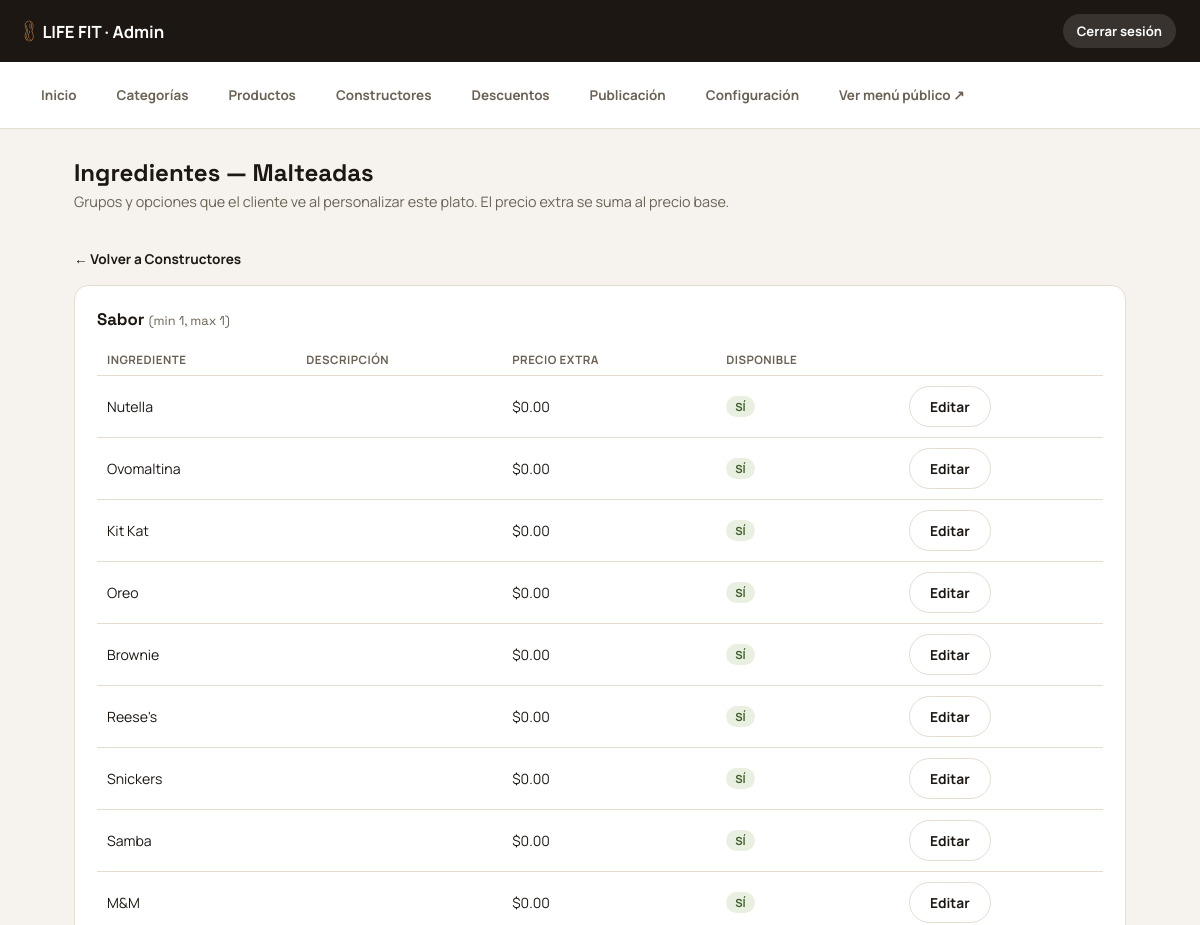
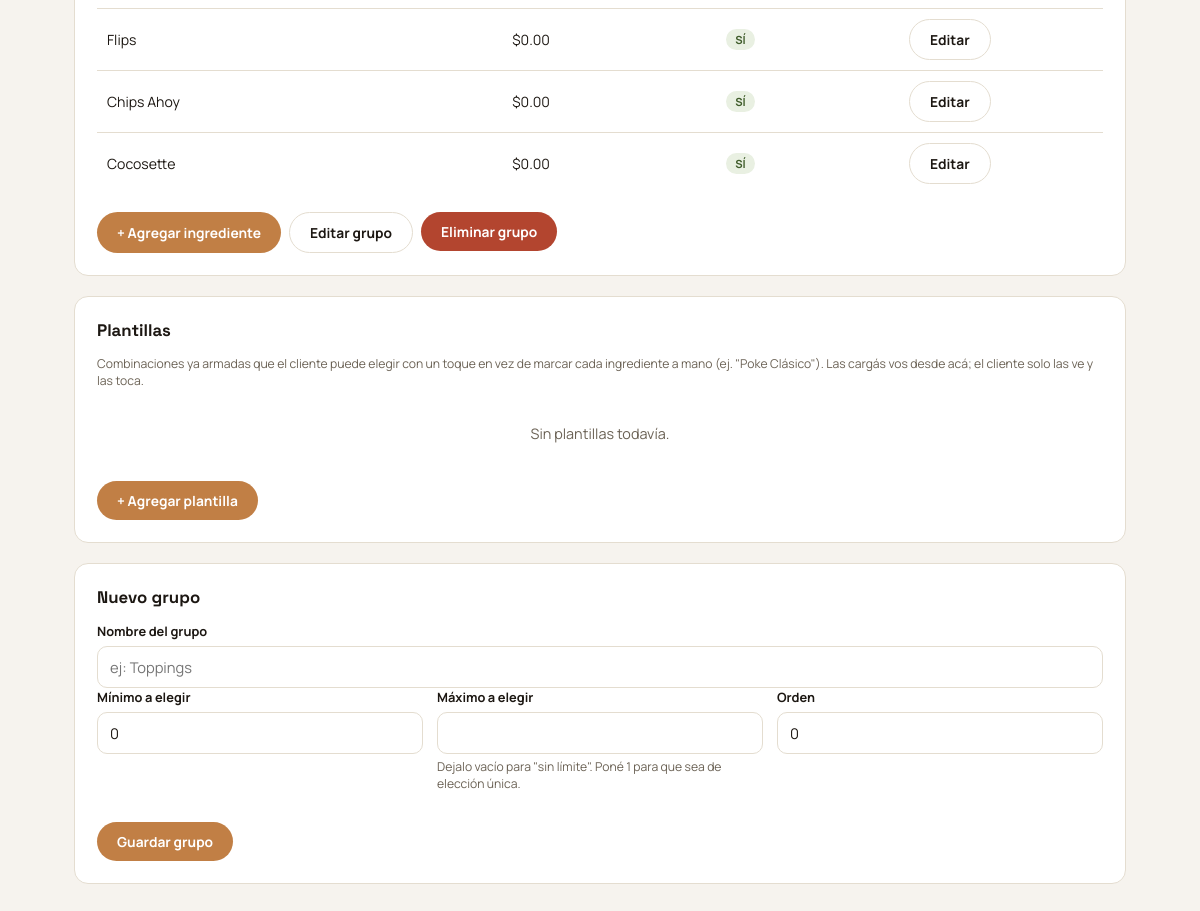
Screenshot of /admin/constructor_ingredientes.php?id=malteadas (signed in) with the database file from the repository (2 pictures, top to bottom).
### tables this page shows
CREATE TABLE IF NOT EXISTS constructores (
  id            VARCHAR(40)  NOT NULL PRIMARY KEY,   
  nombre        VARCHAR(120) NOT NULL,                
  descripcion   VARCHAR(255) NOT NULL DEFAULT '',      
  nota          VARCHAR(255) NOT NULL DEFAULT '',      
  precio_base   DECIMAL(8,2) NOT NULL DEFAULT 0.00,
  imagen        VARCHAR(255) NOT NULL DEFAULT '',
  icono         VARCHAR(40)  NOT NULL DEFAULT 'bowl',
  orden         INT          NOT NULL DEFAULT 0,
  activo        TINYINT(1)   NOT NULL DEFAULT 1,
  creado_en     DATETIME     NOT NULL DEFAULT CURRENT_TIMESTAMP,
  actualizado_en DATETIME    NOT NULL DEFAULT CURRENT_TIMESTAMP ON UPDATE CURRENT_TIMESTAMP
);

CREATE TABLE IF NOT EXISTS grupos_ingredientes (
  id              INT UNSIGNED NOT NULL AUTO_INCREMENT PRIMARY KEY,
  constructor_id  VARCHAR(40)  NOT NULL,
  nombre          VARCHAR(120) NOT NULL,               
  seleccion_min   INT          NOT NULL DEFAULT 0,
  seleccion_max   INT          NULL,                   
  orden           INT          NOT NULL DEFAULT 0,
  UNIQUE KEY uniq_constructor_grupo (constructor_id, nombre),
  CONSTRAINT fk_grupo_constructor
    FOREIGN KEY (constructor_id) REFERENCES constructores(id)
    ON DELETE CASCADE ON UPDATE CASCADE
);

CREATE TABLE IF NOT EXISTS ingredientes (
  id           INT UNSIGNED NOT NULL AUTO_INCREMENT PRIMARY KEY,
  grupo_id     INT UNSIGNED NOT NULL,
  nombre       VARCHAR(120) NOT NULL,
  descripcion  VARCHAR(255) NOT NULL DEFAULT '',        
  precio_extra DECIMAL(8,2) NOT NULL DEFAULT 0.00,
  disponible   TINYINT(1)   NOT NULL DEFAULT 1,
  orden        INT          NOT NULL DEFAULT 0,
  UNIQUE KEY uniq_grupo_ingrediente (grupo_id, nombre),
  CONSTRAINT fk_ingrediente_grupo
    FOREIGN KEY (grupo_id) REFERENCES grupos_ingredientes(id)
    ON DELETE CASCADE ON UPDATE CASCADE
);

### admin/constructor_ingredientes.php (the view, shortened to what this page needs)
<?php
$pdo = get_pdo();
$constructorId = $_GET['id'] ?? '';
$stmt = $pdo->prepare('SELECT * FROM constructores WHERE id = ?');
$stmt->execute([$constructorId]);
$constructor = $stmt->fetch();
$grupos = $pdo->prepare('SELECT * FROM grupos_ingredientes WHERE constructor_id = ? ORDER BY orden, nombre');
$grupos->execute([$constructorId]);
$grupos = $grupos->fetchAll();
$stmtIng = $pdo->prepare('SELECT * FROM ingredientes WHERE grupo_id = ? ORDER BY orden, nombre');
foreach ($grupos as &$g) {
    $stmtIng->execute([$g['id']]);
    $g['ingredientes'] = $stmtIng->fetchAll();
}
$plantillas = $pdo->prepare('SELECT * FROM plantillas_constructor WHERE constructor_id = ? ORDER BY orden, nombre');
$plantillas->execute([$constructorId]);
$plantillas = $plantillas->fetchAll();
$titulo_pagina = 'Ingredientes — ' . $constructor['nombre'];
$subtitulo_pagina = 'Grupos y opciones que el cliente ve al personalizar este plato. El precio extra se suma al precio base.';
require __DIR__ . '/includes/layout_top.php';
?>
<p><a href="constructores.php" style="font-size:.85rem; font-weight:700;">← Volver a Constructores</a></p>
<?php foreach ($grupos as $g): ?>
  <div class="admin-card">
    <h2><?= htmlspecialchars($g['nombre']) ?>
      <span style="font-weight:400; font-size:.8rem; color:var(--ad-ink-soft);">
        (min <?= (int) $g['seleccion_min'] ?>, max <?= $g['seleccion_max'] === null ? '∞' : (int) $g['seleccion_max'] ?>)
      </span>
    </h2>
    <table class="admin-table">
      <thead><tr><th>Ingrediente</th><th>Descripción</th><th>Precio extra</th><th>Disponible</th><th></th></tr></thead>
      <tbody>
        <?php foreach ($g['ingredientes'] as $i): ?>
          <tr>
            <td><?= htmlspecialchars($i['nombre']) ?></td>
            <td style="max-width:220px; white-space:normal; color:var(--ad-ink-soft); font-size:.82rem;"><?= htmlspecialchars($i['descripcion']) ?></td>
            <td>$<?= number_format((float) $i['precio_extra'], 2) ?></td>
            <td><span class="admin-badge <?= $i['disponible'] ? 'admin-badge--on' : 'admin-badge--off' ?>"><?= $i['disponible'] ? 'Sí' : 'No' ?></span></td>
            <td><button type="button" class="admin-btn admin-btn--ghost" onclick='editarIngrediente(this, <?= json_encode($i, JSON_HEX_APOS | JSON_HEX_QUOT) ?>)'>Editar</button></td>
          </tr>
        <?php endforeach; ?>
      </tbody>
    </table>
    <div class="admin-actions">
      <button class="admin-btn admin-btn--accent" type="button" onclick='nuevoIngrediente(this, <?= (int) $g['id'] ?>, <?= json_encode($g['nombre'], JSON_HEX_APOS | JSON_HEX_QUOT) ?>)'>+ Agregar ingrediente</button>
      <button class="admin-btn admin-btn--ghost" type="button" onclick='editarGrupo(this, <?= json_encode($g, JSON_HEX_APOS | JSON_HEX_QUOT) ?>)'>Editar grupo</button>
      <form method="post" style="display:inline;" onsubmit="return confirm('¿Eliminar el grupo &quot;<?= htmlspecialchars($g['nombre'], ENT_QUOTES) ?>&quot; y todos sus ingredientes?');">
        <button class="admin-btn admin-btn--danger" type="submit">Eliminar grupo</button>
      </form>
    </div>
  </div>
<?php endforeach; ?>
<div class="admin-card">
  <h2>Plantillas</h2>
  <p class="admin-hint">Combinaciones ya armadas que el cliente puede elegir con un toque en vez de marcar cada ingrediente a mano (ej. "Poke Clásico"). Las cargás vos desde acá; el cliente solo las ve y las toca.</p>
  <?php if ($plantillas): ?>
    <table class="admin-table">
      <thead><tr><th>Nombre</th><th>Ingredientes</th><th>Estado</th><th></th></tr></thead>
      <tbody>
        <?php foreach ($plantillas as $pl): ?>
          <tr>
            <td><?= htmlspecialchars($pl['nombre']) ?></td>
            <td style="max-width:280px; white-space:normal; color:var(--ad-ink-soft); font-size:.82rem;"><?= htmlspecialchars(implode(', ', $pl['nombres'])) ?></td>
            <td><span class="admin-badge <?= $pl['activo'] ? 'admin-badge--on' : 'admin-badge--off' ?>"><?= $pl['activo'] ? 'Visible' : 'Oculta' ?></span></td>
            <td><button type="button" class="admin-btn admin-btn--ghost" onclick='editarPlantilla(this, <?= json_encode($pl, JSON_HEX_APOS | JSON_HEX_QUOT) ?>)'>Editar</button></td>
          </tr>
        <?php endforeach; ?>
      </tbody>
    </table>
  <?php else: ?>
    <p class="admin-empty">Sin plantillas todavía.</p>
  <?php endif; ?>
  <div class="admin-actions">
    <button class="admin-btn admin-btn--accent" type="button" onclick="nuevaPlantilla(this)">+ Agregar plantilla</button>
  </div>
</div>
<div class="admin-card" id="form-grupo">
  <h2>Nuevo grupo</h2>
  <form class="admin-form" method="post">
    <label for="g_nombre">Nombre del grupo</label>
    <input type="text" id="g_nombre" name="nombre" required placeholder="ej: Toppings">
    <div class="row">
      <div>
        <label for="seleccion_min">Mínimo a elegir</label>
        <input type="number" id="seleccion_min" name="seleccion_min" value="0" min="0">
      </div>
      <div>
        <label for="seleccion_max">Máximo a elegir</label>
        <input type="number" id="seleccion_max" name="seleccion_max" min="1">
        <p class="admin-hint">Dejalo vacío para "sin límite". Poné 1 para que sea de elección única.</p>
      </div>
      <div>
        <label for="g_orden">Orden</label>
        <input type="number" id="g_orden" name="orden" value="0">
      </div>
    </div>
    <div class="admin-actions">
      <button class="admin-btn admin-btn--accent" type="submit">Guardar grupo</button>
    </div>
  </form>
</div>
<?php require __DIR__ . '/includes/layout_bottom.php'; ?>

### admin/includes/layout_top.php (shortened to what this page needs)
<?php
$paginaActual = basename($_SERVER['SCRIPT_NAME']);
require_once __DIR__ . '/../../includes/logo.php';
$navItems = [
    'index.php'          => 'Inicio',
    'categorias.php'      => 'Categorías',
    'productos.php'       => 'Productos',
    'constructores.php'   => 'Constructores',
    'descuentos.php'      => 'Descuentos',
    'publicacion.php'     => 'Publicación',
    'configuracion.php'   => 'Configuración',
];
?>
<!DOCTYPE html>
<html lang="es">
<head>
<link rel="stylesheet" href="../assets/css/admin.css">
</head>
<body class="admin">
<div class="admin-shell">
  <header class="admin-top">
    <span class="admin-top__brand">
      <?= render_logo('admin-top__logo') ?>
      LIFE FIT · Admin
    </span>
    <span class="admin-top__user">
      <a href="logout.php">Cerrar sesión</a>
    </span>
  </header>
  <nav class="admin-nav">
    <?php foreach ($navItems as $href => $label): ?>
      <a href="<?= $href ?>" class="<?= $paginaActual === $href ? 'is-active' : '' ?>"><?= htmlspecialchars($label) ?></a>
    <?php endforeach; ?>
    <a href="../menu/" target="_blank" rel="noopener">Ver menú público ↗</a>
  </nav>
  <main class="admin-main">
    <div class="admin-head">
      <div>
        <h1><?= htmlspecialchars($titulo_pagina ?? '') ?></h1>
        <?php if (!empty($subtitulo_pagina)): ?><p><?= htmlspecialchars($subtitulo_pagina) ?></p><?php endif; ?>
      </div>
    </div>

### assets/css/admin.css (style rules this page uses)
:root { --ad-accent:#c17f45; --ad-accent-2:#8a9a6e; --ad-ink:#1c1712; --ad-ink-soft:#6b6255; --ad-bg:#f6f3ee; --ad-surface:#ffffff; --ad-border:#e4ddd0; --ad-danger:#b3452f; --ad-radius:14px; --ad-shadow:0 12px 30px -16px rgba(28,23,18,.25); --ad-font-display:'Space Grotesk', sans-serif; --ad-font-body:'Manrope', sans-serif; }
* { box-sizing:border-box; }
body.admin { margin:0; background:var(--ad-bg); color:var(--ad-ink); font-family:var(--ad-font-body); -webkit-font-smoothing:antialiased; }
.admin a { color:inherit; text-decoration:none; }
h1,h2,h3 { font-family:var(--ad-font-display); margin:0; }
.admin-shell { min-height:100vh; display:flex; flex-direction:column; }
.admin-top { display:flex; align-items:center; justify-content:space-between; gap:16px; padding:14px 24px; background:var(--ad-ink); color:#fff; }
.admin-top__brand { display:flex; align-items:center; gap:8px; font-weight:700; font-size:1.05rem; }
.admin-top__user { font-size:.82rem; color:#cfc4ac; display:flex; align-items:center; gap:14px; }
.admin-top__user a { font-weight:700; color:#fff; padding:8px 14px; border-radius:999px; background:rgba(255,255,255,.12); }
.admin-nav { display:flex; flex-wrap:wrap; gap:6px; padding:14px 24px; background:var(--ad-surface); border-bottom:1px solid var(--ad-border); }
.admin-nav a { padding:9px 16px; border-radius:999px; font-size:.84rem; font-weight:700; color:var(--ad-ink-soft); border:1px solid transparent; }
.admin-main { flex:1; padding:28px 24px 60px; max-width:1100px; width:100%; margin:0 auto; }
.admin-head { display:flex; align-items:center; justify-content:space-between; gap:16px; margin-bottom:22px; flex-wrap:wrap; }
.admin-head h1 { font-size:1.5rem; }
.admin-head p { color:var(--ad-ink-soft); margin-top:4px; font-size:.9rem; }
.admin-card { background:var(--ad-surface); border:1px solid var(--ad-border); border-radius:var(--ad-radius); padding:22px; margin-bottom:20px; }
.admin-card h2 { font-size:1.05rem; margin-bottom:14px; }
table.admin-table { width:100%; border-collapse:collapse; font-size:.88rem; }
.admin-table th { text-align:left; font-size:.72rem; text-transform:uppercase; letter-spacing:.04em; color:var(--ad-ink-soft); padding:8px 10px; border-bottom:1px solid var(--ad-border); }
.admin-table td { padding:10px; border-bottom:1px solid var(--ad-border); vertical-align:middle; }
.admin-table tr:last-child td { border-bottom:0; }
.admin-form label { display:block; font-size:.8rem; font-weight:700; margin:14px 0 6px; }
.admin-form label:first-child { margin-top:0; }
.admin-form input[type=text], .admin-form input[type=number], .admin-form input[type=password], .admin-form input[type=url], .admin-form select, .admin-form textarea { width:100%; padding:10px 12px; border-radius:10px; border:1px solid var(--ad-border); font:inherit; font-size:.92rem; background:#fff; color:var(--ad-ink); }
.admin-form .row { display:grid; grid-template-columns:repeat(auto-fit,minmax(160px,1fr)); gap:14px; }
.admin-hint { font-size:.76rem; color:var(--ad-ink-soft); margin-top:4px; }
.admin-btn { display:inline-flex; align-items:center; gap:8px; cursor:pointer; padding:10px 20px; border-radius:999px; border:0; font-weight:700; font-size:.86rem; background:var(--ad-ink); color:#fff; font-family:inherit; }
.admin-btn--accent { background:var(--ad-accent); }
.admin-btn--danger { background:var(--ad-danger); }
.admin-btn--ghost { background:transparent; border:1px solid var(--ad-border); color:var(--ad-ink); }
.admin-actions { display:flex; gap:8px; flex-wrap:wrap; margin-top:18px; }
.admin-badge { display:inline-flex; align-items:center; gap:4px; padding:3px 9px; border-radius:999px; font-size:.7rem; font-weight:700; text-transform:uppercase; }
.admin-badge--on { background:#e9f0e2; color:#3f5c2a; }
.admin-empty { color:var(--ad-ink-soft); font-size:.9rem; padding:20px 0; text-align:center; }

### rows the page displays
constructores: nombre "Ingredientes — Malteadas"
grupos_ingredientes: nombre "Sabor", seleccion_min "1", seleccion_max "1"
ingredientes: nombre "Nutella", precio_extra "0.00", disponible "SÍ"
ingredientes: nombre "Ovomaltina", precio_extra "0.00", disponible "SÍ"
ingredientes: nombre "Kit Kat", precio_extra "0.00", disponible "SÍ"
ingredientes: nombre "Oreo", precio_extra "0.00", disponible "SÍ"
ingredientes: nombre "Brownie", precio_extra "0.00", disponible "SÍ"
ingredientes: nombre "Reese's", precio_extra "0.00", disponible "SÍ"
ingredientes: nombre "Snickers", precio_extra "0.00", disponible "SÍ"
ingredientes: nombre "Samba", precio_extra "0.00", disponible "SÍ"
ingredientes: nombre "M&M", precio_extra "0.00", disponible "SÍ"
ingredientes: nombre "Flips", precio_extra "0.00", disponible "SÍ"
ingredientes: nombre "Chips Ahoy", precio_extra "0.00", disponible "SÍ"
ingredientes: nombre "Cocosette", precio_extra "0.00", disponible "SÍ"

### other values shown
$label "Inicio"
$label "Categorías"
$label "Productos"
$label "Constructores"
$label "Descuentos"
$label "Publicación"
$label "Configuración"
$subtitulo_pagina "Grupos y opciones que el cliente ve al personalizar este plato. El precio extra se suma al precio base."
